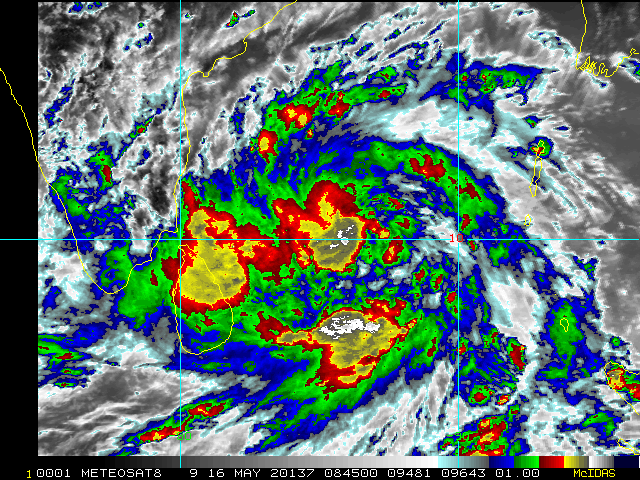
#> input picture SimSat/images/frame_0000.gif, 640 x 480 px
$ python simsat.py
#> lines starting #> are read from the running program, lines starting #| are printed output that depends on the picture; after the words box and inside, x2 and y2 are one past the last pixel; in counts of white or black regions, pixels touching at a corner belong together
### SimSat/extract_data.py
import cv2
import pytesseract
import re
import cv2
import numpy as np
from PIL import Image
import os

# [28 lines left out: function extract_timestamp, not called in this run]

#print(extract_timestamp('frame_0000.gif'))
# Expected Output: ('16 MAY 2013', '08:45:00 UTC')

def pixel_to_latlong(px_x, px_y):
    # --- CALIBRATION DATA (Replace with exact pixel coordinates from your image) ---
    # Longitude Calibration (X-axis)
    pixel_x1, lon1 = 180, 80.0 # e.g., 80E is at x=180
    pixel_x2, lon2 = 520, 90.0 # e.g., 90E is at x=520

    # Latitude Calibration (Y-axis - Note: Y increases as you go DOWN the image)
    pixel_y1, lat1 = 350, 10.0 # e.g., 10N is at y=350
    pixel_y2, lat2 = 100, 20.0 # e.g., 20N is at y=100 (assuming 20N is higher up)

    # --- CALCULATE DEGREES PER PIXEL ---
    lon_per_pixel = (lon2 - lon1) / (pixel_x2 - pixel_x1)
    lat_per_pixel = (lat2 - lat1) / (pixel_y2 - pixel_y1)

    # --- CONVERT TARGET PIXEL ---
    target_lon = lon1 + ((px_x - pixel_x1) * lon_per_pixel)
    target_lat = lat1 + ((px_y - pixel_y1) * lat_per_pixel)

    return round(target_lat, 2), round(target_lon, 2)

# Example: If your AI model detected the eye of the cyclone at pixel (x: 400, y: 320)
#cyclone_lat, cyclone_lon = pixel_to_latlong(400, 320)
#print(f"Cyclone Coordinate: {cyclone_lat}°N, {cyclone_lon}°E")

import numpy as np

import cv2
import numpy as np
from PIL import Image
import os

def find_cyclone_center_pixel(image_path):
    # 1. Safety check to ensure the file actually exists
#> called with image_path = 'SimSat/images/frame_0000.gif'
    if not os.path.exists(image_path):
        print(f"Error: Could not find file at {image_path}")
        return None

    try:
        # 2. Use Pillow to open the image (handles GIFs perfectly)
        pil_img = Image.open(image_path).convert('RGB')
#> pil_img is the input picture: PIL image 640x480 RGB; mean R, G, B 94.7, 115.5, 110.7

        # 3. Convert the Pillow image (RGB) to an OpenCV image array (BGR)
        img = cv2.cvtColor(np.array(pil_img), cv2.COLOR_RGB2BGR)
    except Exception as e:
        print(f"Error reading image {image_path}: {e}")
        return None

    # 4. Proceed with your original OpenCV code
    hsv = cv2.cvtColor(img, cv2.COLOR_BGR2HSV)
#> hsv: shape (480, 640, 3); mean H, S, V 42.1, 104.7, 150.8

    lower_bound = np.array([0, 100, 200])
    upper_bound = np.array([10, 255, 255])

    mask = cv2.inRange(hsv, lower_bound, upper_bound)
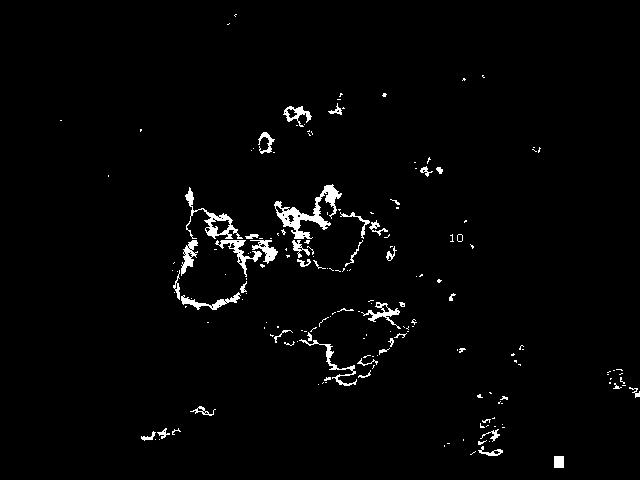
#> mask: shape (480, 640); 2% white; 178 white regions (132 under 20 px), largest, box (x1, y1, x2, y2) and area: (274, 184, 342, 239) 1070, (185, 187, 243, 239) 581, (215, 240, 262, 277) 377

    M = cv2.moments(mask)
#> M = moments, m00 1599360, centre m10/m00, m01/m00 = (310.6, 268.1)
    if M["m00"] != 0:
        center_x = int(M["m10"] / M["m00"])
#> center_x = 310
        center_y = int(M["m01"] / M["m00"])
#> center_y = 268
        return center_x, center_y

    return None

### SimSat/simsat.py
import time
import requests
from datetime import datetime
import os
import extract_data
import imag

seq = imag.imag

class SimSat:
    def __init__(self, imag, api, normal=2, rapid=0.35):
        self.imag = seq
        self.index = 0
        self.api = api
        self.mode = "normal"
        self.monitor = normal
        self.rapid_view = rapid

    def current(self):
        # Ensured the mode string matches what your API likely returns
        if self.mode == "rapid_scan" or self.mode == "rapid":
            return self.rapid_view
        else:
            return self.monitor

    def send(self, timestamp, image_path):
        # Dynamically construct the absolute path relative to simsat.py's location
        script_dir = os.path.dirname(os.path.abspath(__file__))
        absolute_image_path = os.path.join(script_dir, image_path)

        # 1. Catch missing files before they hit OpenCV or the API
        if not os.path.exists(absolute_image_path):
            print(f"Error: File not found -> {absolute_image_path}")
            return {}

        center_pixel = extract_data.find_cyclone_center_pixel(absolute_image_path)
#> center_pixel = (310, 268)

        # 2. Fix the UnboundLocalError by providing default values
        lat, lon = None, None
        if center_pixel:
            lat, lon = extract_data.pixel_to_latlong(center_pixel[0], center_pixel[1])
#> lat = 13.28; lon = 83.82
        else:
            print(f"Warning: Cyclone center not detected for {absolute_image_path}")

        # 3. Prevent crashes if the localhost API is down
        try:
            with open(absolute_image_path, "rb") as f:
                response = requests.post(self.api,
                                      files={"image": f},
                                      data={"timestamp": timestamp.isoformat(), "lat": lat, "lon": lon}
                )
                response.raise_for_status() # Raise exception for 4xx/5xx errors
                return response.json()
        except requests.exceptions.RequestException as e:
            print(f"API Connection Error: {e}")
            return {}

    def run(self):
        while self.index < len(self.imag):
            timestamp, image_path = self.imag[self.index]
            self.index += 1

            result = self.send(timestamp, image_path)

            if result and result.get("mode") in ("normal", "rapid_scan", "rapid"):
                self.mode = result["mode"]

            print(f"[{timestamp}] sent frame, mode={self.mode}, next interval={self.current()}s")
            time.sleep(self.current())

if __name__ == "__main__":
    sim = SimSat(imag=seq, api="http://localhost:3000/api/ingest-frame")
    sim.run()
#> (the call stopped at in send, `response = requests.post(self.api, files={"image": f}, data={"timestam..`: requests is not available in this run)
